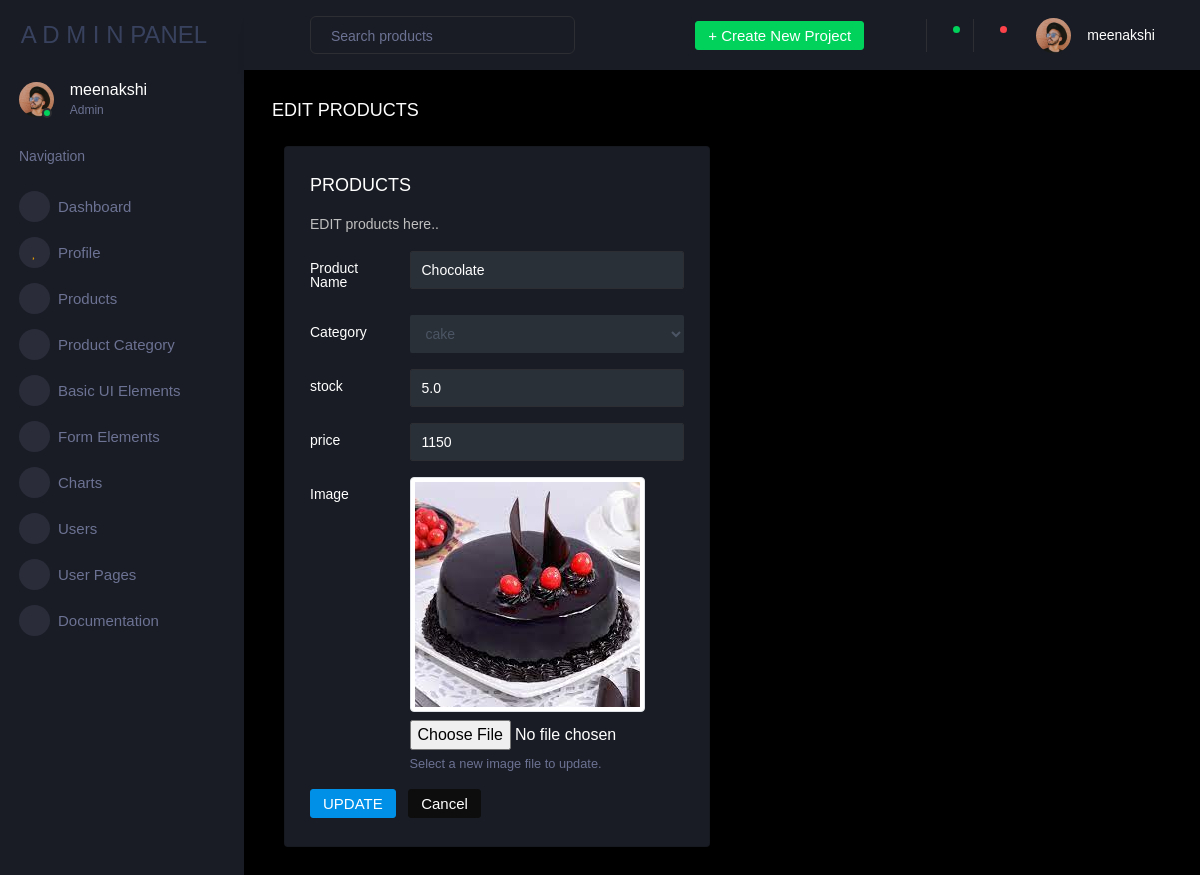
/Productupdate/1/, run on the app's committed database.
### Users_app/models.py (models this page shows, shortened)
class Product_Details(models.Model):
    product_id=models.AutoField(primary_key=True)
    product_name=models.CharField(max_length=255,null=True)
    product_price=models.IntegerField()
    product_image = models.ImageField(upload_to='product_images/', null=True)  # Specify the 'upload_to' directory
    product_quantity=models.FloatField()
    product_descrip=models.CharField(max_length=255,null=True)
    product_stock=models.FloatField()
    product_category = models.ForeignKey(
        'Product_Category',
        on_delete=models.CASCADE,
        related_name='products',  # Reverse relationship name
        null=True
    )

class Product_Category(models.Model):
    category_id=models.AutoField(primary_key=True)
    category_name=models.CharField(max_length=255,null=True)
    Category_quantity=models.FloatField()
    category_icon = models.ImageField(upload_to='category_icons/', null=True)

### Users_app/views.py (the view)
# urls.py: path('Productupdate/<int:product_id>/',views.Product_update,name='update'),
def Product_update(request, product_id):
    prod_up = Product_Details.objects.get(product_id=product_id)
    categories = Product_Category.objects.all()
    context = {'pd_up': prod_up, 'categories': categories}
    return render(request, 'Product_edit.html', context)

### templates/Product_edit.html (shortened to what this page needs)
{% extends 'adminbase.html' %}
{% load static %}
{% block content %}
        <div class="main-panel">
          <div class="content-wrapper">
            <div class="page-header">
              <h3 class="page-title"> EDIT PRODUCTS </h3>
              <nav aria-label="breadcrumb">
                <ol class="breadcrumb">
                </ol>
              </nav>
            </div>
              <div class="col-md-6 grid-margin stretch-card">
                <div class="card">
                  <div class="card-body">
                    <h4 class="card-title">PRODUCTS</h4>
                    <p class="card-description"> EDIT products here.. </p>
                    <form class="forms-sample" method="POST" enctype="multipart/form-data" action="{% url 'do_update' product_id=pd_up.product_id %}">
                      <div class="form-group row">
                        <label for="exampleInputUsername2" class="col-sm-3 col-form-label" >Product Name</label>
                        <div class="col-sm-9">
                          <input type="text" class="form-control" id="exampleInputUsername2" placeholder="Product Name" name='productname' value="{{pd_up.product_name}}">
                        </div>
                      </div>
                     <div class="form-group row">
                        <label for="exampleInputEmail2" class="col-sm-3 col-form-label">Category</label>
                        <div class="col-sm-9">
                          <select class="form-control" id="category" name="category">
                            {% for category in categories %}
                            <option value="{{ category.category_id }}" {% if category.category_id == pd_up.product_category_id %}selected{% endif %}>{{ category.category_name }}</option>
                            {% endfor %}
                        </select>
                        </div>
                      </div>
                      <div class="form-group row">
                        <label for="exampleInputMobile" class="col-sm-3 col-form-label">stock</label>
                        <div class="col-sm-9">
                          <input type="text" class="form-control" id="exampleInputMobile" placeholder="stock" name='stock' value="{{pd_up.product_stock}}">
                        </div>
                      </div>
                      <div class="form-group row">
                        <label for="text" class="col-sm-3 col-form-label">price</label>
                        <div class="col-sm-9">
                          <input type="text" class="form-control" id="exampleInputPassword2" placeholder="price" name='price' value="{{pd_up.product_price}}">
                        </div>
                      </div>
                      <div class="form-group row">
                        <label for="text" class="col-sm-3 col-form-label">Image</label>
                        <div class="col-sm-9">
                            <img src="{{ pd_up.product_image.url }}" alt="Current Image" class="img-thumbnail">
                            <input type="file" class="form-control-file mt-2" id="exampleInputImage" name="image">
                            <small class="form-text text-muted">Select a new image file to update.</small>
                        </div>
                    </div>
                      <button type="submit" class="btn btn-primary mr-2">UPDATE</button>
                      <button class="btn btn-dark">Cancel</button>
                    </form>
                  </div>
                </div>
              </div>
{% endblock content %}

### data on the page
Product_Details: productname "Chocolate", category "cake", stock "5.0", price "1150", product_image (picture)
